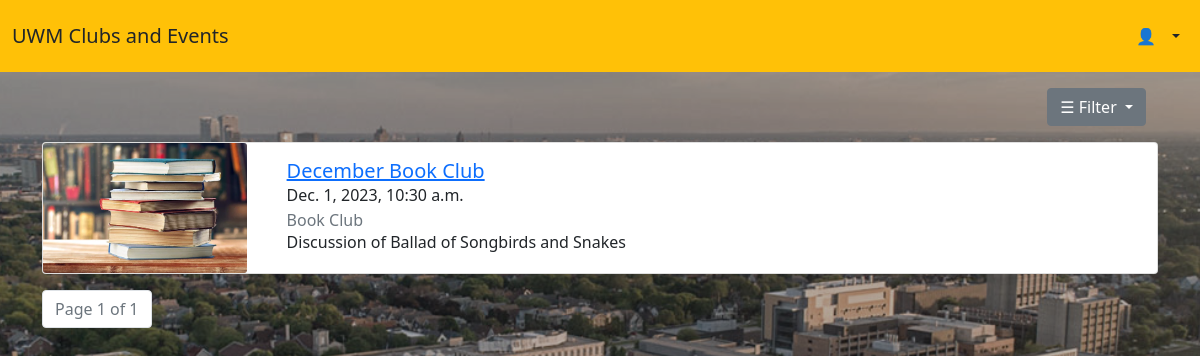
Before: /orgpage/Book Club/ (signed in) with the older database file.
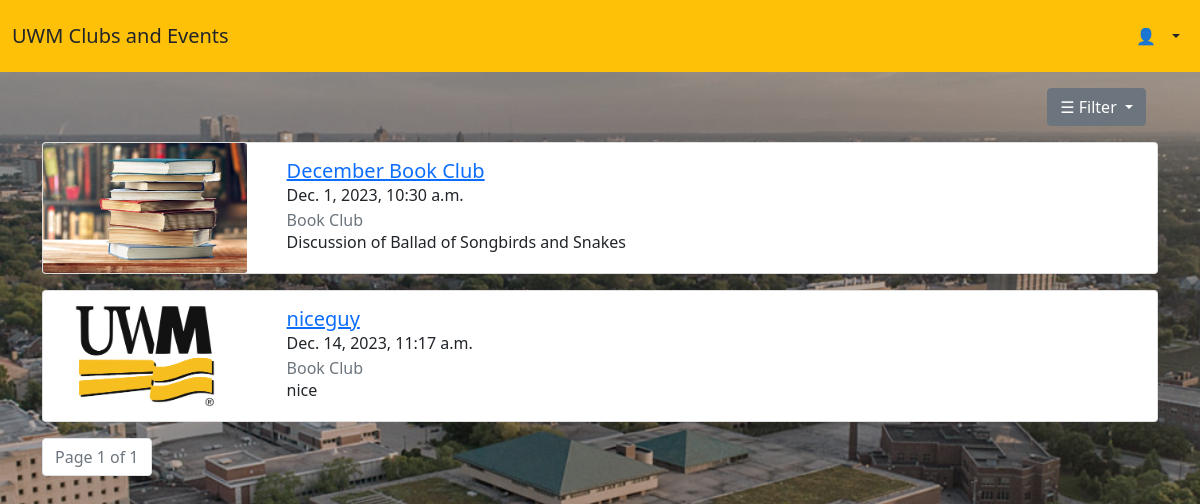
After: the same page with the newer database file.
### UWM_Clubs_and_Events/models.py (models this page shows, shortened)
class Event(models.Model):
    name = models.CharField(max_length=30, unique=True)
    organization = models.ForeignKey(Organization, on_delete=models.CASCADE, to_field='name')
    loc_addr = models.CharField(max_length=200)
    loc_state = models.CharField(max_length=200)
    loc_city = models.CharField(max_length=100)
    loc_zip = models.CharField(max_length=100)
    time_happening = models.DateTimeField()  # look into these 2 fields some more
    description = models.TextField()
    time_published = models.DateTimeField(null=True)
    image = models.ImageField(upload_to='static/event_photos', default='static/event_photos/default.jpeg')

class Organization(models.Model):
    user = models.ForeignKey(User, on_delete=models.CASCADE)
    name = models.CharField(max_length=20, unique=True)
    point_of_contact = models.CharField(max_length=30)
    membersCount = models.IntegerField()
    description = models.CharField(max_length=200)
    def __str__(self):
        return self.name

### UWM_Clubs_and_Events/views.py (the view, shortened to what this page needs)
# urls.py: path('orgpage/<str:name>/', OrgPage.as_view(), name='orgpage'),
class OrgPage(View):
    def get(self, request, name):
        current_user = user_util.User_Util.get_user(email=request.session['user'])
        all_events = []
        curr_org = Organization.objects.get(name=name)
        if 'filters' not in request.session:
            all_events = Event.objects.filter(organization=curr_org)
        paginator = Paginator(all_events, 5)  # 5 events per page
        page_number = request.GET.get('page')
        events = paginator.get_page(page_number)
        return render(request, "orgpage.html", {"Events": events, "user": current_user, "curr_org": curr_org})

### classes/user_util.py (called while the page is built)
    def get_user(email):
        try:
            return User.objects.get(email=email)
        except:
            return None

### templates/orgpage.html (shortened to what this page needs)
{% extends "base.html" %}
{% load static %}
{% block content %}
    <html>
    <head>
    </head>
    <body>
    <nav class="navbar navbar-expand-lg bg-warning navbar-dark fixed-top py-3">
        <div class="container-fluid">
            <a href="{% url 'homepage' %}" class="navbar-brand text-dark">UWM Clubs and Events </a>
            <div class="collapse navbar-collapse" id="navmenu">
                <ul class="navbar-nav ms-auto">
                    <li class="nav-item dropdown d-flex align-items-center">
                        <span class="me-2">👤</span>
                        <a href="#" class="nav-link text-dark dropdown-toggle" role="button" data-bs-toggle="dropdown"
                           aria-expanded="false">{{ user.name }}</a>
                    </li>
                </ul>
            </div>
        </div>
    </nav>
    <div class="home">
        <div class="container mt-4" style="padding-top: 40px;">
            <div class="container mt-4">
                <div class="d-flex justify-content-end mb-3">
                    <div class="dropdown">
                        <button class="btn btn-secondary dropdown-toggle" type="button" id="dropdownMenuButton"
                                data-bs-toggle="dropdown" aria-expanded="false">
                            ☰ Filter
                        </button>
                    </div>
                </div>
            </div>
            {% for i in Events %}
                <div class="card mb-3">
                    <div class="row no-gutters">
                        <div class="col-md-4" style="width: 20%; max-height: 130px;">
                            {% if i.image %}
                                <image src="{{ i.image.url }}" class="card-img" alt="{{ i.name }}"
                                       style="width: 100%; height:130px; object-fit: cover;"></image>
                            {% else %}
                                <image src="{% static 'uwmLogo.jpg' %}" class="card-img" alt="{{ i.name }}"
                                       style="width: 100%; height:130px; object-fit: cover;"></image>
                            {% endif %}
                        </div>
                        <div class="col-md-8 ">
                            <div class="card-body">
                                <h5 class="card-title mb-0"><a href="{% url 'viewevent' id=i.id %}">{{ i.name }}</a>
                                </h5>
                                <p class="card-text mb-2">{{ i.time_happening }}</p>
                                <h6 class="card-subtitle text-muted">{{ i.organization }}</h6>
                                <p class="card-text text-truncate">{{ i.description }}</p>
                            </div>
                        </div>
                    </div>
                </div>
            {% endfor %}
            <div class="pagination">
                <ul class="pagination justify-content-center">
                    <li class="page-item disabled">
                        <span class="page-link">
                            Page {{ Events.number }} of {{ Events.paginator.num_pages }}
                        </span>
                    </li>
                </ul>
            </div>
        </div>
    </div>
    </body>
    </html>
{% endblock %}

Changed rows visible on the page:
added Event: name "niceguy", time_happening "Dec. 14, 2023, 11:17 a.m.", organization "Book Club", description "nice"
